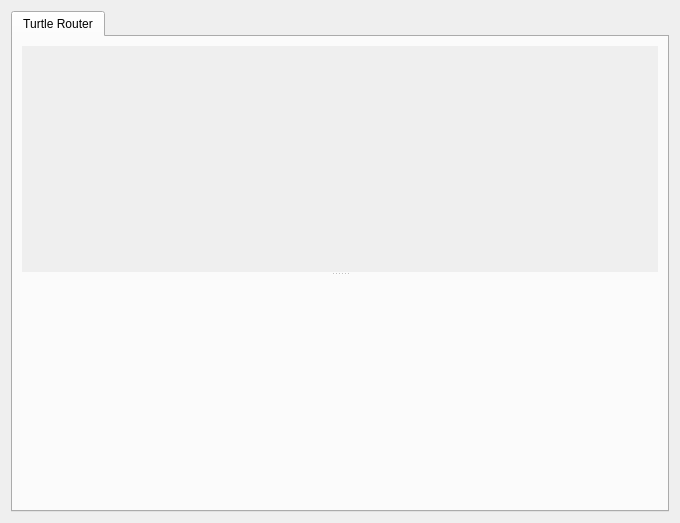
<?xml version="1.0" encoding="UTF-8"?>
<ui version="4.0">
 <class>TurtleRouterStatistics</class>
 <widget class="QWidget" name="TurtleRouterStatistics">
  <property name="geometry">
   <rect>
    <x>0</x>
    <y>0</y>
    <width>680</width>
    <height>523</height>
   </rect>
  </property>
  <property name="windowTitle">
   <string>Router Statistics</string>
  </property>
  <layout class="QGridLayout">
   <item row="0" column="0">
    <widget class="QTabWidget" name="routerTabWidget">
     <property name="currentIndex">
      <number>0</number>
     </property>
     <widget class="QWidget" name="turtleTab">
      <attribute name="title">
       <string>Turtle Router</string>
      </attribute>
      <layout class="QGridLayout" name="turtleTabGLayout">
       <item row="0" column="0">
        <widget class="QSplitter" name="splitter">
         <property name="orientation">
          <enum>Qt::Vertical</enum>
         </property>
         <widget class="QScrollArea" name="_tunnel_statistics_F">
          <property name="minimumSize">
           <size>
            <width>200</width>
            <height>120</height>
           </size>
          </property>
          <property name="styleSheet">
           <string notr="true"/>
          </property>
          <property name="frameShape">
           <enum>QFrame::NoFrame</enum>
          </property>
          <property name="horizontalScrollBarPolicy">
           <enum>Qt::ScrollBarAlwaysOff</enum>
          </property>
          <property name="widgetResizable">
           <bool>true</bool>
          </property>
          <widget class="QWidget" name="scrollAreaWidgetContents">
           <property name="geometry">
            <rect>
             <x>0</x>
             <y>0</y>
             <width>640</width>
             <height>120</height>
            </rect>
           </property>
           <property name="autoFillBackground">
            <bool>true</bool>
           </property>
          </widget>
         </widget>
         <widget class="TurtleGraph" name="frmGraph" native="true">
          <property name="minimumSize">
           <size>
            <width>200</width>
            <height>120</height>
           </size>
          </property>
          <property name="contextMenuPolicy">
           <enum>Qt::NoContextMenu</enum>
          </property>
         </widget>
        </widget>
       </item>
      </layout>
     </widget>
    </widget>
   </item>
  </layout>
 </widget>
 <customwidgets>
  <customwidget>
   <class>TurtleGraph</class>
   <extends>QWidget</extends>
   <header>gui/statistics/turtlegraph.h</header>
   <container>1</container>
  </customwidget>
 </customwidgets>
 <resources/>
 <connections/>
</ui>
